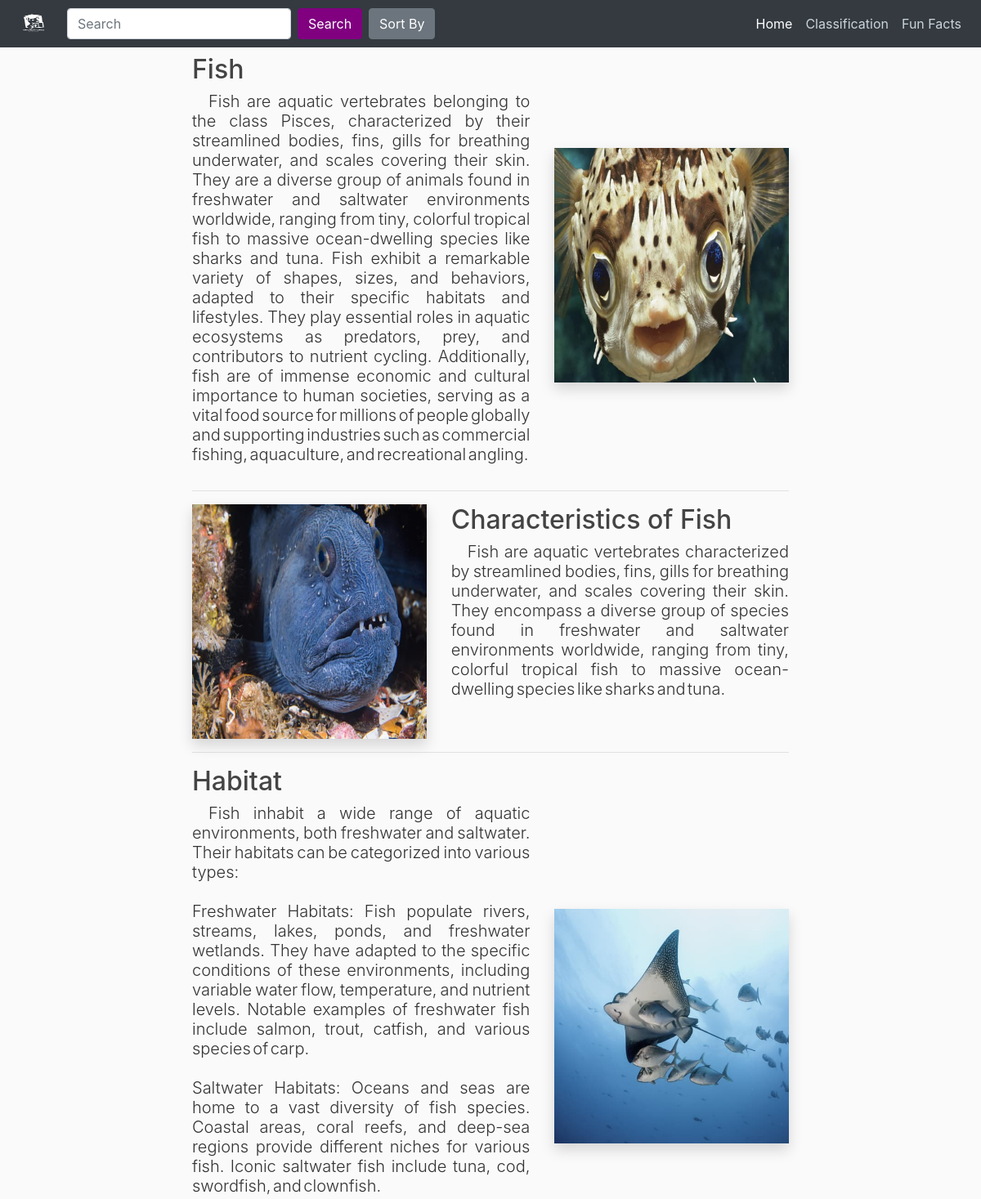
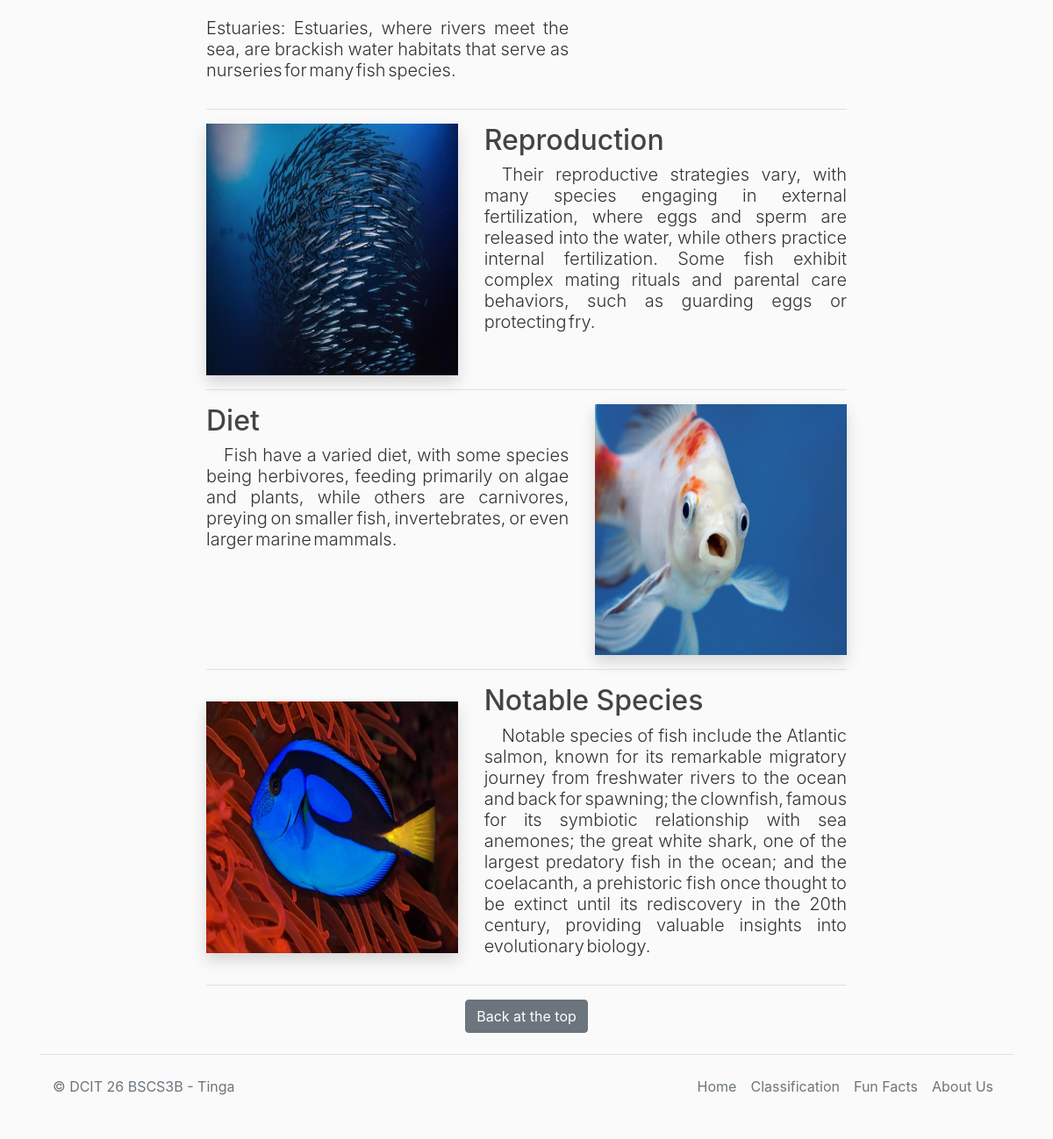
The page /classification_info/Fish/ on the database its author committed (2 pictures, top to bottom).
### blog/models.py (models this page shows, shortened)
class Category_informations(models.Model):
    categories_type = models.CharField(max_length=255)
    categories_description = models.TextField()
    category_image = models.ImageField(upload_to='category_images/%Y')
    image_one = models.ImageField(upload_to='category_images/catview_images/%Y', blank=True, null=True)
    image_two = models.ImageField(upload_to='category_images/catview_images/%Y', blank=True, null=True)
    image_three = models.ImageField(upload_to='category_images/catview_images/%Y', blank=True, null=True)
    image_four = models.ImageField(upload_to='category_images/catview_images/%Y', blank=True, null=True)
    image_five = models.ImageField(upload_to='category_images/catview_images/%Y', blank=True, null=True)
    image_six = models.ImageField(upload_to='category_images/catview_images/%Y', blank=True, null=True)
    characteristics = models.TextField()
    habitat = models.TextField()
    diet = models.TextField()
    reproduction = models.TextField()
    notable_species = models.TextField()

### blog/views.py (the view)
# urls.py: path('classification_info/<str:categories_type>/',views.class_view, name='class_view'),
def class_view(request, categories_type):
    category_info = get_object_or_404(Category_informations, categories_type=categories_type)
    return render(request, 'blog/classification_view.html', {'category_info': category_info})

### blog/templates/blog/classification_view.html (shortened to what this page needs)
  {% extends 'blog/base.html' %}
  {% load static %}
  {% block content %}
  <div class="row featurette">
      <div class="col-md-7">
        <h2 class="featurette-heading">{{ category_info.categories_type }}</h2>
        <p class="lead">{{ category_info.categories_description | linebreaksbr }}</p>
      </div>
      <div class="col-md-5 d-flex align-items-center">
        <img class="featurette-image img-fluid mx-auto shadow zoom-container" src="{{ category_info.image_one.url}}" alt="Generic placeholder image" data-toggle="modal" data-target="#imageModal1" >
      </div>
    </div>
    <hr class="featurette-divider">
    <div class="row featurette">
      <div class="col-md-7 order-md-2">
        <h2 class="featurette-heading">Characteristics of {{category_info.categories_type}}</h2>
        <p class="lead">{{ category_info.characteristics | linebreaksbr }}  </p>
      </div>
      <div class="col-md-5 order-md-1 d-flex align-items-center">
        <img class="featurette-image img-fluid mx-auto shadow zoom-container" src="{{ category_info.image_two.url}}" alt="Generic placeholder image" data-toggle="modal" data-target="#imageModal2">
      </div>
    </div>
    <hr class="featurette-divider">
    <div class="row featurette">
      <div class="col-md-7">
        <h2 class="featurette-heading">Habitat</h2>
        <p class="lead">{{category_info.habitat | linebreaksbr}}</p>
      </div>
      <div class="col-md-5 d-flex align-items-center">
        <img class="featurette-image img-fluid mx-auto shadow zoom-container" src="{{ category_info.image_three.url}}" alt="Generic placeholder image" data-toggle="modal" data-target="#imageModal3" >
      </div>
    </div>
    <hr class="featurette-divider">
    <div class="row featurette">
      <div class="col-md-7 order-md-2">
        <h2 class="featurette-heading">Reproduction</h2>
        <p class="lead">{{category_info.reproduction | linebreaksbr}}</p>
      </div>
      <div class="col-md-5 order-md-1 d-flex align-items-center">
        <img class="featurette-image img-fluid mx-auto shadow zoom-container" src="{{ category_info.image_five.url}}" alt="Generic placeholder image" data-toggle="modal" data-target="#imageModal5" >
      </div>
    </div>
    <hr class="featurette-divider">
    <div class="row featurette">
      <div class="col-md-7">
        <h2 class="featurette-heading">Diet</h2>
        <p class="lead">{{category_info.diet | linebreaksbr}}</p>
      </div>
      <div class="col-md-5 d-flex align-items-center">
        <img class="featurette-image img-fluid mx-auto shadow zoom-container" src="{{ category_info.image_four.url}}" alt="Generic placeholder image "data-toggle="modal" data-target="#imageModal4" >
      </div>
    </div>
    <hr class="featurette-divider">
    <div class="row featurette">
      <div class="col-md-7 order-md-2">
        <h2 class="featurette-heading">Notable Species</h2>
        <p class="lead">{{category_info.notable_species | linebreaksbr}}</p>
      </div>
      <div class="col-md-5 order-md-1 d-flex align-items-center">
        <img class="featurette-image img-fluid mx-auto shadow zoom-container" src="{{ category_info.image_six.url}}" alt="Generic placeholder image"data-toggle="modal" data-target="#imageModal6" >
      </div>
    </div>
    <hr class="featurette-divider">
    <div class='container d-block '>
      <div class='text-center'>
        <a class="btn btn-secondary " href="#" role="button">Back at the top</a>
      </div>
    </div>
  {% endblock content %}

### blog/static/blog/style.css (style rules this page uses)
body { background: #fafafa; color: #333333; margin-top: 0; }
h1, h2, h3, h4, h5, h6 { color: #444444; }
.lead { text-indent: 20px; text-align: justify; word-spacing: -3px; line-height: 1.2; }
.zoom-container { transition: transform 0.3s ease-in-out; }

### rows shown on the page
Category_informations: categories_type "Fish", categories_description "Fish are aquatic vertebrates belonging to the class Pisces, characterized by their streamlined bodies, fins, gills for breathing underwater, and scales covering their skin. They are a diverse group of animals found in freshwater and saltwater environments worldwide, ranging from tiny, colorful tropical fish to massive ocean-dwelling species like sharks and tuna. Fish exhibit a remarkable variety of shapes, sizes, and behaviors, adapted to their specific habitats and lifestyles. They play essential roles in aquatic ecosystems as predators, prey, and contributors to nutrient cycling. Additionally, fish are of immense economic and cultural importance to human societies, serving as a vital food…", image_one (picture), characteristics "Fish are aquatic vertebrates characterized by streamlined bodies, fins, gills for breathing underwater, and scales covering their skin. They encompass a diverse group of species found in freshwater and saltwater environments worldwide, ranging from tiny, colorful tropical fish to massive ocean-dwelling species like sharks and tuna.", image_two (picture), habitat "Fish inhabit a wide range of aquatic environments, both freshwater and saltwater. Their habitats can be categorized into various types: Freshwater Habitats: Fish populate rivers, streams, lakes, ponds, and freshwater wetlands. They have adapted to the specific conditions of these environments, including variable water flow, temperature, and nutrient levels. Notable examples of freshwater fish include salmon, trout, catfish, and various species of carp. Saltwater Habitats: Oceans and seas are home to a vast diversity of fish species. Coastal areas, coral reefs, and deep-sea regions provide different niches for various fish. Iconic saltwater fish include tuna, cod, swordfish, and clownfish.…", image_three (picture), reproduction "Their reproductive strategies vary, with many species engaging in external fertilization, where eggs and sperm are released into the water, while others practice internal fertilization. Some fish exhibit complex mating rituals and parental care behaviors, such as guarding eggs or protecting fry.", image_five (picture), diet "Fish have a varied diet, with some species being herbivores, feeding primarily on algae and plants, while others are carnivores, preying on smaller fish, invertebrates, or even larger marine mammals.", image_four (picture), notable_species "Notable species of fish include the Atlantic salmon, known for its remarkable migratory journey from freshwater rivers to the ocean and back for spawning; the clownfish, famous for its symbiotic relationship with sea anemones; the great white shark, one of the largest predatory fish in the ocean; and the coelacanth, a prehistoric fish once thought to be extinct until its rediscovery in the 20th century, providing valuable insights into evolutionary biology.", image_six (picture)
